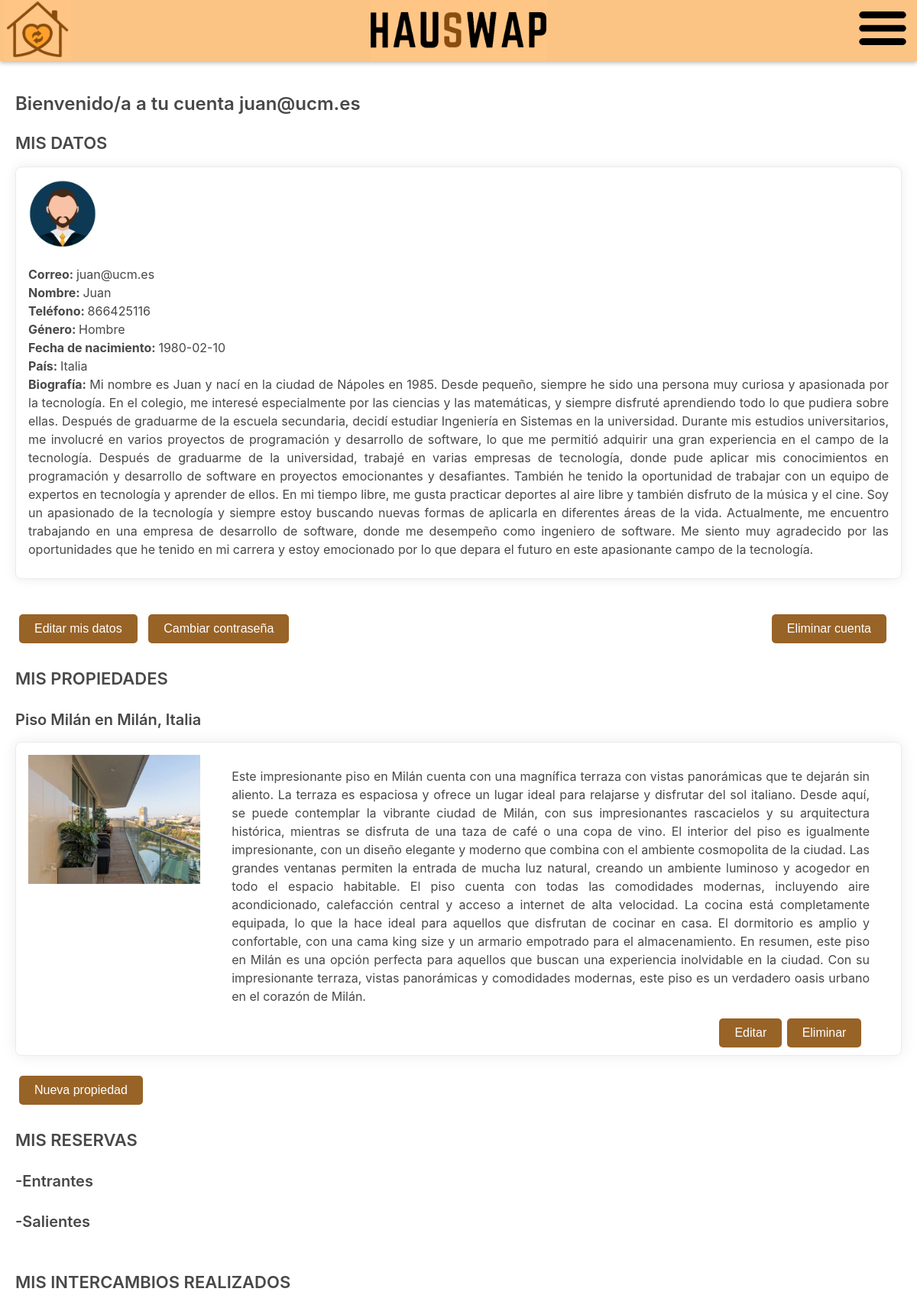
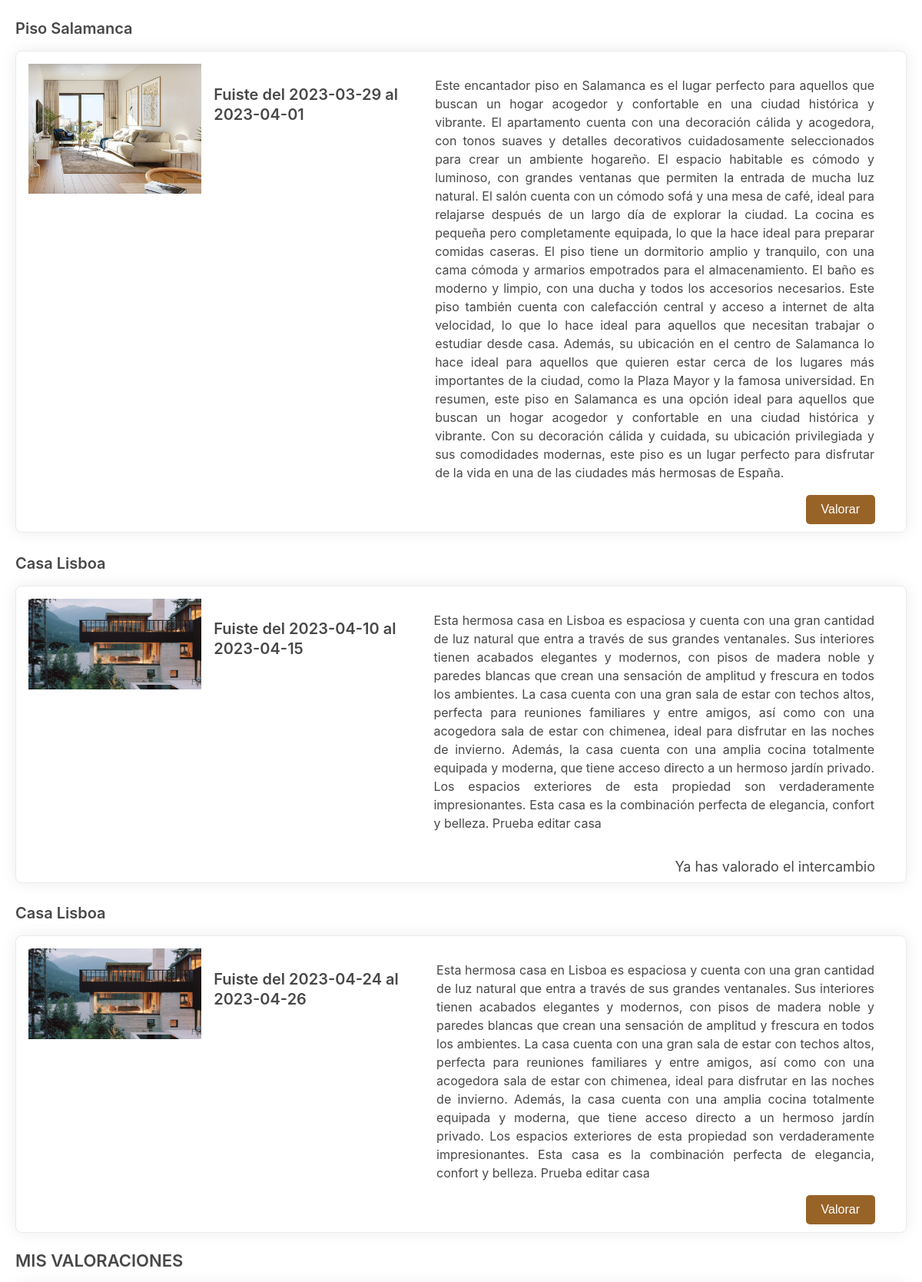
The page /miCuenta.php (signed in, upper part) on the database its author committed (2 pictures, top to bottom).
### tables this page shows
CREATE TABLE `usuarios` (
  `correo` varchar(30) NOT NULL,
  `nombre` varchar(30) NOT NULL,
  `contraseña` varchar(60) NOT NULL,
  `telefono` int NOT NULL,
  `sexo` varchar(25) NOT NULL,
  `fecha_nacimiento` date NOT NULL,
  `pais` varchar(20) NOT NULL,
  `fecha_registro` date NOT NULL,
  `servidor_fotoperfil` varchar(40) DEFAULT NULL,
  `biografia` varchar(2000) DEFAULT NULL,
  `tipo` int NOT NULL
);

CREATE TABLE `propiedades` (
  `id_casa` int NOT NULL,
  `id_usuario` varchar(30) NOT NULL,
  `nombre` varchar(30) NOT NULL,
  `localizacion` varchar(30) NOT NULL,
  `numero_valoraciones` int NOT NULL,
  `servidor_fotos` varchar(40) DEFAULT NULL,
  `descripcion` varchar(2000) NOT NULL,
  `estrellas` int NOT NULL
);

### includes/src/clases/Valoracion.php (called while the page is built, shortened)
<?php
class Valoracion {
    public static function buscaValoracion($id_reserva, $id_usuario) {
        $conn = Aplicacion::getInstance()->getConexionBd();
        $sql = "SELECT * FROM valoraciones WHERE $id_reserva = id_reserva AND '$id_usuario' = id_usuario";
        $result = $conn->query($sql);
        if ($result->num_rows > 0) {
            return true;
        }
        return false;
    }
}
?>

### miCuenta.php (the view, shortened to what this page needs)
<?php
require_once 'includes/src/clases/Valoracion.php';
if (isset($_SESSION["login"])) {
    $admin = "SELECT * FROM usuarios WHERE correo = '${_SESSION["nombre"]}'";
    $resultado = $conn->query($admin);
    $id_usuario = $_SESSION["nombre"];
    $sql = "SELECT * FROM propiedades WHERE  id_usuario = '${_SESSION["nombre"]}'";
    $result = $conn->query($sql);
    $propiedades = "";
    if ($result->num_rows > 0) {
        while ($row = $result->fetch_assoc()) {
            $nombre = $row['nombre'];
            $localizacion = $row['localizacion'];
            $servidor_fotos = $row['servidor_fotos'];
            $descripcion = $row['descripcion'];
            $id_casa = $row['id_casa'];
            $propiedades .= "<h4>" . $nombre . " en " . $localizacion . "</h4>" . "<div id='div-propiedades'>" . '<img src="' . $servidor_fotos . '"
            alt="Imagen de la propiedad" id="imagenes-mis-propiedades"><div class="descripcion-propiedad"><p>' . $descripcion . "</p></div>" .
                "<a href='editarCasa.php?id_casa=" . $id_casa . "'><button id='boton-editar-propiedad' type='button'>Editar</button></a><br>" .
                "<button id='boton-eliminar-propiedad' type='button'name='delete' onclick='eliminarPropiedad($id_casa)'>Eliminar</button></a></div>";
        }
    } else {
        $propiedades = "No tienes propiedades publicadas";
    }
    $reservas = '';
    $reservas1 = '';
    $sql = "SELECT p.nombre, p.servidor_fotos, p.descripcion, r.id_reserva, r.fecha_entrada, r.fecha_salida, p.id_casa
    FROM propiedades p
    JOIN reservas r ON p.id_casa = r.id_casa1
    JOIN propiedades p2 ON r.id_casa2 = p2.id_casa
    JOIN usuarios u ON p2.id_usuario = u.correo
    WHERE u.correo = '${_SESSION["nombre"]}' AND r.estado = 'COMPLETADA'
    UNION
    SELECT p.nombre, p.servidor_fotos, p.descripcion, r.id_reserva, r.fecha_entrada, r.fecha_salida, p.id_casa
    FROM propiedades p
    JOIN reservas r ON p.id_casa = r.id_casa2
    JOIN propiedades p2 ON r.id_casa1 = p2.id_casa
    JOIN usuarios u ON p2.id_usuario = u.correo
    WHERE u.correo = '${_SESSION["nombre"]}' AND r.estado = 'COMPLETADA'";
    $result = $conn->query($sql);
    $intercambios = '';
    if ($result->num_rows > 0) {
        while ($row = $result->fetch_assoc()) {
            $nombre = $row['nombre'];
            $servidor_fotos = $row['servidor_fotos'];
            $fecha_entrada = $row['fecha_entrada'];
            $fecha_salida = $row['fecha_salida'];
            $descripcion = $row['descripcion'];
            $id_reserva = $row['id_reserva'];
            $id_casa = $row['id_casa'];
            $intercambios .= "<h4>" . $nombre . "</h4>" . "<div id='div-intercambios'>" . '<img src="' . $servidor_fotos . '"
            alt="Imagen de la propiedad" id="imagenes-mis-intercambios"> <h4>Fuiste del ' .  $fecha_entrada . ' al ' . $fecha_salida . '</h4>
            <div class="descripcion-propiedad"><p>' . $descripcion . "</p></div>";
            if(!Valoracion::buscaValoracion($id_reserva, $id_usuario)){
                $intercambios .="<a href='valorar.php?id_casa=" . $id_casa . "&id_intercambio=" . $id_reserva . "'><button id='boton-valorar-intercambio' button type='button'>Valorar</button></a><br>" . "</div>";
            }else{
                $intercambios .= "<div id = texto-div>" . "Ya has valorado el intercambio" . "</div></div>";
            }
        }
    } else {
        $intercambios .= "No has realizado intercambios";
    }
    $sql = "SELECT correo, nombre, telefono, sexo, fecha_nacimiento, pais, fecha_registro, biografia, servidor_fotoperfil FROM usuarios WHERE correo = '${_SESSION["nombre"]}'";
    $result = $conn->query($sql);
    $datos = "";
    if ($result->num_rows > 0) {
        while ($row = $result->fetch_assoc()) {
            $correo = $row["correo"];
            $telefono = $row["telefono"];
            $fecha_nacimiento = $row["fecha_nacimiento"];
            $sexo = $row["sexo"];
            $pais = $row["pais"];
            $biografia = $row["biografia"];
            $servidor_fotoperfil = $row["servidor_fotoperfil"];
            $nombre = $row["nombre"];
            $datos .= "<div id ='div-datos'> <img src='" . $servidor_fotoperfil ."' alt='Foto de perfil' id='foto-perfil'>
                <p><strong>" . "Correo: </strong>" . $correo . "<br><strong>Nombre:  </strong>" . $nombre
                . "<br><strong>Teléfono: </strong>" . $telefono . "<br><strong>Género: </strong>" . $sexo .
                "<br><strong>Fecha de nacimiento: </strong>" . $fecha_nacimiento . "<br><strong>País: </strong>" . $pais . "<br><strong>Biografía: </strong>" . $biografia . "<br>" . "</p></div>";
        }
    } else {
        $datos = "No hay datos del usuario";
    }
    $sql = "SELECT id_valoracion, id_casa, id_reserva, estrellas, opinion, fecha FROM valoraciones WHERE id_usuario = '${_SESSION["nombre"]}'";
    $result = $conn->query($sql);
    $valoraciones = "";
    if ($result->num_rows > 0) {
        while ($row = $result->fetch_assoc()) {
            $id_valoracion = $row["id_valoracion"];
            $id_casa = $row["id_casa"];
            $estrellas = $row["estrellas"];
            $opinion = $row["opinion"];
            $fecha = $row["fecha"];
            $sql2 = "SELECT * FROM propiedades WHERE id_casa = '$id_casa'";
            $result2 = $conn->query($sql2);
            if ($result2->num_rows > 0) {
                while ($row2 = $result2->fetch_assoc()) {
                    $nombre = $row2["nombre"];
                    $valoraciones .= "<div id ='div-valoracion'> <p><strong>Nombre de la casa: </strong>" . $nombre . "<br><strong>Estrellas: </strong>" . $estrellas . "<br><strong>Opinión: </strong>" . $opinion .
                    "<br><strong>Fecha: </strong>" . $fecha . "<br>" . "</p>" .
                    "<button id='boton-eliminar-valoracion' type='button'name='delete' onclick='eliminarValoracion($id_valoracion)'>Eliminar</button></a></div>";
                }
            }
        }
    } else {
        $valoraciones = "No hay valoraciones del usuario";
    }
    $contenidoPrincipal = <<<EOS
    <h3>MIS DATOS</h3>
    $datos
    <br>
    EOS;
    if (!isset($_SESSION['esAdmin'])) {
        $contenidoPrincipal .= <<<EOS
        <a href="edicionLosDatos.php?id_usuario=$id_usuario"><button type="button">Editar mis datos</button></a>
        <a href="cambiarContrasena.php?id_usuario=$id_usuario"><button type=\"button\">Cambiar contraseña</button></a>
        <button id='boton-eliminar-cuenta' type='button' onclick='eliminarCuenta("$id_usuario")'>Eliminar cuenta</button></a>
        EOS;
    }
    while ($row1 = $resultado->fetch_assoc()) {
        if ($row1["tipo"] == 2){
            $contenidoPrincipal .= "<br>
            <h3>MIS PROPIEDADES</h3>
            $propiedades
            <a href=publicarCasa.php><button type=button>Nueva propiedad</button></a>
            <br>
            <h3>MIS RESERVAS </h3>
            <h4> -Entrantes </h4>
            $reservas1
            <h4> -Salientes </h4>
            $reservas
            <br>
            <h3>MIS INTERCAMBIOS REALIZADOS </h3>
            $intercambios
            <h3>MIS VALORACIONES </h3>
            $valoraciones
            <br>";
        }
    }
    require('./includes/vistas/plantillas/plantilla.php');
}
else {
    $mensaje = "Necesitas Iniciar Sesión para acceder a Mi Cuenta";
    echo "<meta http-equiv='refresh' content='0; url=login.php?mensaje=" . $mensaje . "'>";
}
?>

### css/estilos.css (style rules this page uses)
body { font-family: "Circular", -apple-system, BlinkMacSystemFont, "Segoe UI", Roboto, Helvetica, Arial, sans-serif, "Apple Color Emoji", "Segoe UI Emoji", "Segoe UI Symbol"; }
h1, h2, h3, h4, h5 { line-height: 1.3; color: #484848; font-weight: 600; margin-bottom: 10px; }
h3 { font-size: 22px; }
h4 { font-size: 20px; }
p { text-align: justify; font-size: 16px; line-height: 1.5; color: #484848; font-weight: 400; margin-bottom: 10px; }
a:link, a:visited, a:active, a:hover { text-decoration: none; color: black; }
html, body { margin: 0; padding: 0; height: 100%; }
button { background-color: #986327; border: none; color: white; padding: 10px 20px; text-align: center; text-decoration: none; display: inline-block; font-size: 16px; margin: 10px 5px; cursor: pointer; border-radius: 5px; }
#div-datos { background-color: #fff; border: 1px solid #ebebeb; border-radius: 8px; box-shadow: 0px 0px 16px rgba(0, 0, 0, 0.08); color: #484848; padding: 16px; margin: 16px 0px; font-size: 16px; line-height: 1.5; color: #484848; font-weight: 400; }
#div-propiedades, #div-intercambios, #div-reservas, #div-valoracion, #estado-aceptada, #estado-rechazada, #estado-pendiente, #estado-completada { position: relative; display: flex; background-color: #ffffff; border: 1px solid #ebebeb; border-radius: 8px; box-shadow: 0px 0px 20px rgba(0, 0, 0, 0.08); color: #484848; font-size: 14px; padding: 16px; margin: 16px 0px; padding-bottom: 30px; }
#boton-valorar-intercambio, #boton-editar-propiedad, #boton-aceptar-reserva, #boton-rechazar-reserva, #boton-editar-propiedad, #boton-eliminar-propiedad, #boton-eliminar-valoracion { position: absolute; bottom: 0; right: 0; margin-right: 40px; }
#boton-eliminar-reserva, #boton-eliminar-cuenta { color: #ffffff; position: absolute; right: 0; margin-right: 40px; }
#boton-eliminar-propiedad { right: 1%; }
#boton-editar-propiedad { right: 10%; }
.descripcion-propiedad { flex-grow: 1; width: 70%; min-height: 1.5em; font-size: 16px; line-height: 1.5; color: #484848; font-weight: 400; margin-left: 25px; margin-right: 25px; margin-bottom: 25px; }
#imagenes-mis-propiedades, #imagenes-mis-intercambios, #imagenes-nueva-casa { object-fit: cover; width: 20%; height: 20%; margin-right: 16px; }
#foto-perfil { width: 8%; height: 8%; }
#texto-div { position: absolute; bottom: 0; right: 0; margin-right: 40px; margin-bottom: 10px; font-size: 18px; }

### rows shown on the page
usuarios: servidor_fotoperfil (picture), correo "juan@ucm.es", nombre "Juan", telefono "866425116", sexo "Hombre", fecha_nacimiento "1980-02-10", pais "Italia", biografia "Mi nombre es Juan y nací en la ciudad de Nápoles en 1985. Desde pequeño, siempre he sido una persona muy curiosa y apasionada por la tecnología. En el colegio, me interesé especialmente por las ciencias y las matemáticas, y siempre disfruté aprendiendo todo lo que pudiera sobre ellas. Después de graduarme de la escuela secundaria, decidí estudiar Ingeniería en Sistemas en la universidad. Durante mis estudios universitarios, me involucré en varios proyectos de programación y desarrollo de software, lo que me permitió adquirir una gran experiencia en el campo de la tecnología. Después de graduarme de la universidad, trabajé en varias empresas de tecnología, donde pude aplicar mis…", nombre "Piso Salamanca", fecha_entrada "2023-03-29", fecha_salida "2023-04-01", descripcion "Este encantador piso en Salamanca es el lugar perfecto para aquellos que buscan un hogar acogedor y confortable en una ciudad histórica y vibrante. El apartamento cuenta con una decoración cálida y acogedora, con tonos suaves y detalles decorativos cuidadosamente seleccionados para crear un ambiente hogareño. El espacio habitable es cómodo y luminoso, con grandes ventanas que permiten la entrada de mucha luz natural. El salón cuenta con un cómodo sofá y una mesa de café, ideal para relajarse después de un largo día de explorar la ciudad. La cocina es pequeña pero completamente equipada, lo que la hace ideal para preparar comidas caseras. El piso tiene un dormitorio amplio y tranquilo, con…", nombre "Casa Lisboa", fecha_entrada "2023-04-10", fecha_salida "2023-04-15", descripcion "Esta hermosa casa en Lisboa es espaciosa y cuenta con una gran cantidad de luz natural que entra a través de sus grandes ventanales. Sus interiores tienen acabados elegantes y modernos, con pisos de madera noble y paredes blancas que crean una sensación de amplitud y frescura en todos los ambientes. La casa cuenta con una gran sala de estar con techos altos, perfecta para reuniones familiares y entre amigos, así como con una acogedora sala de estar con chimenea, ideal para disfrutar en las noches de invierno. Además, la casa cuenta con una amplia cocina totalmente equipada y moderna, que tiene acceso directo a un hermoso jardín privado. Los espacios exteriores de esta propiedad son…", fecha_entrada "2023-04-24", fecha_salida "2023-04-26"
propiedades: nombre "Piso Milán", localizacion "Milán, Italia", descripcion "Este impresionante piso en Milán cuenta con una magnífica terraza con vistas panorámicas que te dejarán sin aliento. La terraza es espaciosa y ofrece un lugar ideal para relajarse y disfrutar del sol italiano. Desde aquí, se puede contemplar la vibrante ciudad de Milán, con sus impresionantes rascacielos y su arquitectura histórica, mientras se disfruta de una taza de café o una copa de vino. El interior del piso es igualmente impresionante, con un diseño elegante y moderno que combina con el ambiente cosmopolita de la ciudad. Las grandes ventanas permiten la entrada de mucha luz natural, creando un ambiente luminoso y acogedor en todo el espacio habitable. El piso cuenta con todas las…"

### other values the page prints
$mensaje "Bienvenido/a a tu cuenta juan@ucm.es"
